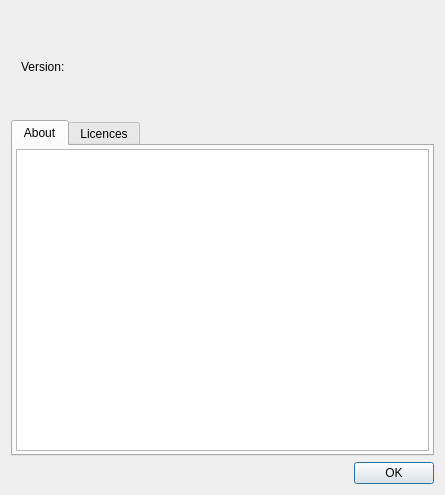
<?xml version="1.0" encoding="UTF-8"?>
<ui version="4.0">
 <class>AboutMidiMonitorDialog</class>
 <widget class="QDialog" name="AboutMidiMonitorDialog">
  <property name="geometry">
   <rect>
    <x>0</x>
    <y>0</y>
    <width>445</width>
    <height>495</height>
   </rect>
  </property>
  <property name="windowTitle">
   <string>About MIDI monitor</string>
  </property>
  <layout class="QVBoxLayout" name="verticalLayout" stretch="0,4,0">
   <item>
    <layout class="QGridLayout" name="gridLayout">
     <property name="spacing">
      <number>3</number>
     </property>
     <item row="0" column="0">
      <widget class="QLabel" name="applicationIcon">
       <property name="sizePolicy">
        <sizepolicy hsizetype="Fixed" vsizetype="Fixed">
         <horstretch>0</horstretch>
         <verstretch>0</verstretch>
        </sizepolicy>
       </property>
       <property name="maximumSize">
        <size>
         <width>128</width>
         <height>128</height>
        </size>
       </property>
       <property name="text">
        <string/>
       </property>
       <property name="pixmap">
        <pixmap resource="../../../MidiMonitor.qrc">:/Images/Resources/Icons/Midi.png</pixmap>
       </property>
       <property name="scaledContents">
        <bool>true</bool>
       </property>
      </widget>
     </item>
     <item row="0" column="1">
      <layout class="QVBoxLayout" name="verticalLayout_2">
       <property name="spacing">
        <number>3</number>
       </property>
       <item>
        <widget class="QLabel" name="applicationNameLabel">
         <property name="font">
          <font>
           <pointsize>30</pointsize>
          </font>
         </property>
         <property name="text">
          <string notr="true">&lt;Application name&gt;</string>
         </property>
        </widget>
       </item>
       <item>
        <layout class="QHBoxLayout" name="horizontalLayout_2" stretch="0,2">
         <item>
          <widget class="QLabel" name="label">
           <property name="text">
            <string>Version:</string>
           </property>
          </widget>
         </item>
         <item>
          <widget class="QLabel" name="applicationVersionLabel">
           <property name="text">
            <string notr="true">&lt;Version&gt;</string>
           </property>
          </widget>
         </item>
        </layout>
       </item>
       <item>
        <spacer name="verticalSpacer">
         <property name="orientation">
          <enum>Qt::Vertical</enum>
         </property>
         <property name="sizeHint" stdset="0">
          <size>
           <width>20</width>
           <height>40</height>
          </size>
         </property>
        </spacer>
       </item>
      </layout>
     </item>
    </layout>
   </item>
   <item>
    <widget class="QTabWidget" name="tabWidget">
     <property name="currentIndex">
      <number>0</number>
     </property>
     <widget class="QWidget" name="aboutTab">
      <attribute name="title">
       <string>About</string>
      </attribute>
      <layout class="QVBoxLayout" name="verticalLayout_4">
       <property name="spacing">
        <number>3</number>
       </property>
       <property name="leftMargin">
        <number>3</number>
       </property>
       <property name="topMargin">
        <number>3</number>
       </property>
       <property name="rightMargin">
        <number>3</number>
       </property>
       <property name="bottomMargin">
        <number>3</number>
       </property>
       <item>
        <widget class="QTextEdit" name="aboutTextEdit">
         <property name="readOnly">
          <bool>true</bool>
         </property>
        </widget>
       </item>
      </layout>
     </widget>
     <widget class="QWidget" name="licencesTab">
      <attribute name="title">
       <string>Licences</string>
      </attribute>
      <layout class="QVBoxLayout" name="verticalLayout_3">
       <property name="spacing">
        <number>3</number>
       </property>
       <property name="leftMargin">
        <number>3</number>
       </property>
       <property name="topMargin">
        <number>3</number>
       </property>
       <property name="rightMargin">
        <number>3</number>
       </property>
       <property name="bottomMargin">
        <number>3</number>
       </property>
       <item>
        <widget class="QPlainTextEdit" name="creditPlainTextEdit">
         <property name="documentTitle">
          <string>Licences</string>
         </property>
         <property name="lineWrapMode">
          <enum>QPlainTextEdit::NoWrap</enum>
         </property>
         <property name="readOnly">
          <bool>true</bool>
         </property>
         <property name="tabStopWidth">
          <number>40</number>
         </property>
        </widget>
       </item>
      </layout>
     </widget>
    </widget>
   </item>
   <item>
    <widget class="QDialogButtonBox" name="buttonBox">
     <property name="orientation">
      <enum>Qt::Horizontal</enum>
     </property>
     <property name="standardButtons">
      <set>QDialogButtonBox::Ok</set>
     </property>
    </widget>
   </item>
  </layout>
 </widget>
 <resources>
  <include location="../../../MidiMonitor.qrc"/>
 </resources>
 <connections>
  <connection>
   <sender>buttonBox</sender>
   <signal>accepted()</signal>
   <receiver>AboutMidiMonitorDialog</receiver>
   <slot>accept()</slot>
   <hints>
    <hint type="sourcelabel">
     <x>248</x>
     <y>254</y>
    </hint>
    <hint type="destinationlabel">
     <x>157</x>
     <y>274</y>
    </hint>
   </hints>
  </connection>
  <connection>
   <sender>buttonBox</sender>
   <signal>rejected()</signal>
   <receiver>AboutMidiMonitorDialog</receiver>
   <slot>reject()</slot>
   <hints>
    <hint type="sourcelabel">
     <x>316</x>
     <y>260</y>
    </hint>
    <hint type="destinationlabel">
     <x>286</x>
     <y>274</y>
    </hint>
   </hints>
  </connection>
 </connections>
</ui>
